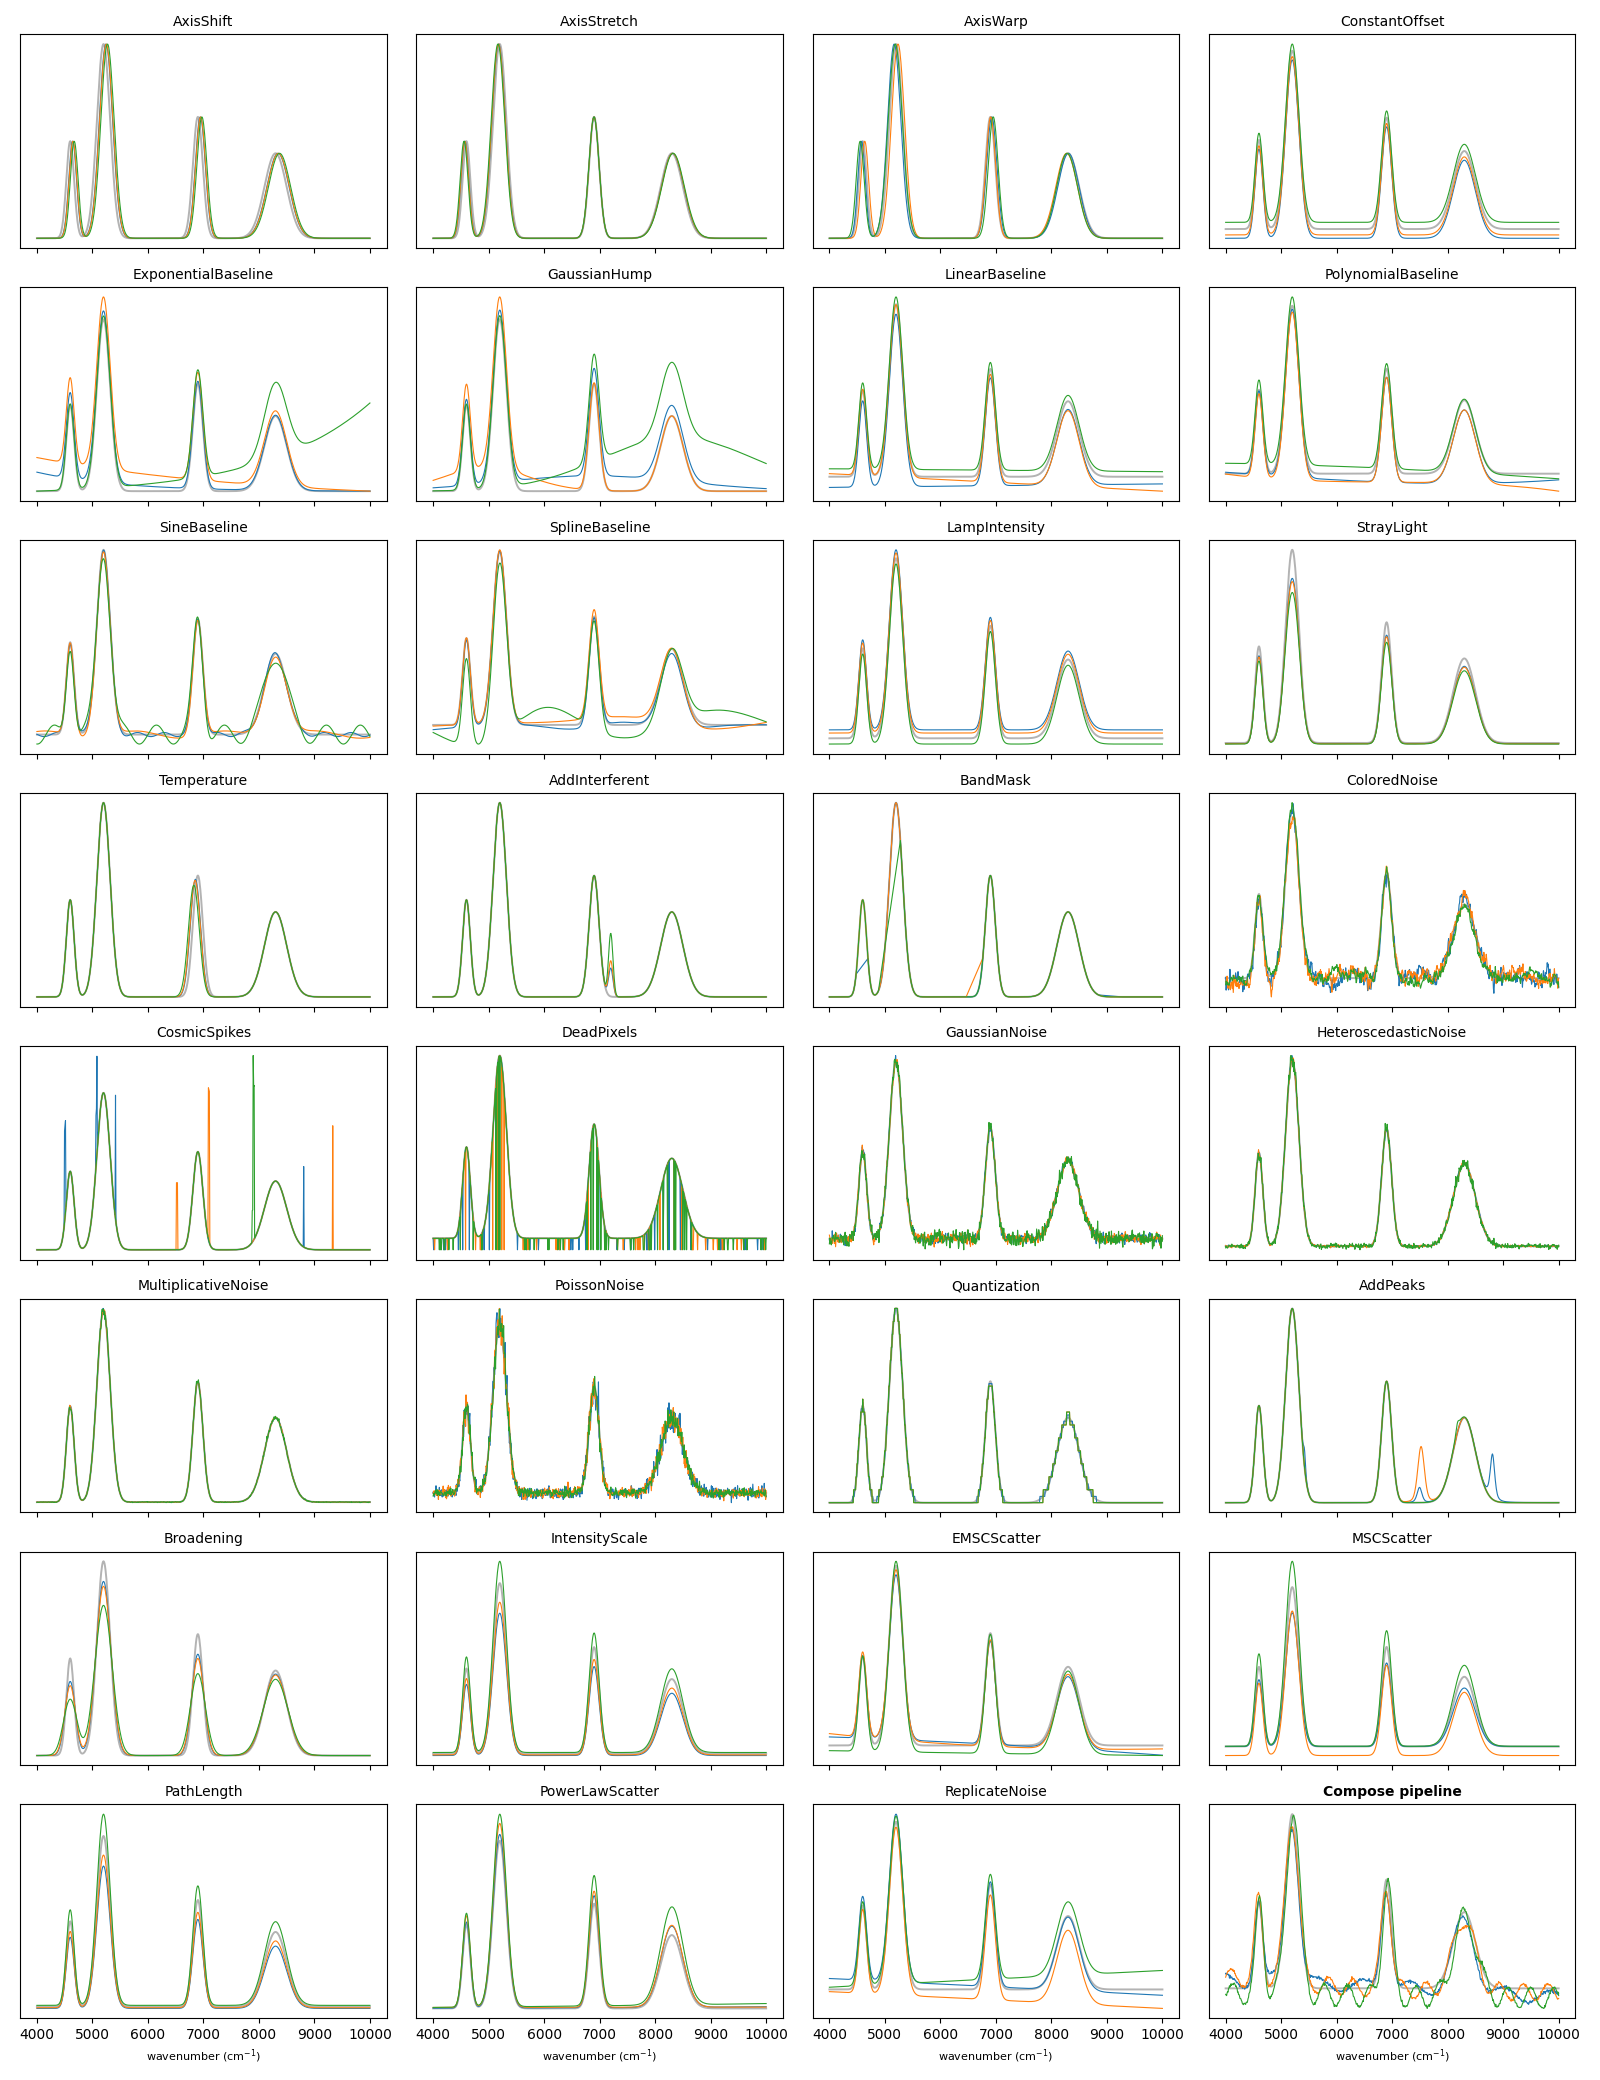

Generate this figure with Python:
"""Render one panel per registered perturbation on a synthetic NIR spectrum.

    python examples/gallery.py   ->  examples/gallery.png
"""
from pathlib import Path

import matplotlib
matplotlib.use("Agg")
import matplotlib.pyplot as plt
import numpy as np

import specperturb as sp

wn = np.linspace(4000, 10000, 700)


def band(c, w, a):
    return a * np.exp(-0.5 * ((wn - c) / w) ** 2)


x0 = band(5200, 120, 0.8) + band(6900, 90, 0.5) + band(8300, 200, 0.35) + band(4600, 70, 0.4) + 0.05
X = np.tile(x0, (3, 1))

_reps = np.vstack([x0 + 0.04 * k * (wn - wn.mean()) / np.ptp(wn) + 0.03 * np.sin(k)
                   for k in range(6)])
extra = {
    "Temperature": dict(delta_T=(5, 10), shift_per_degree=-8.0, broadening_per_degree=10.0,
                        region=(6500, 7400), taper=100),
    "StrayLight": dict(fraction=(0.05, 0.1)),
    "ReplicateNoise": dict(replicates=_reps, groups=np.repeat([0, 1, 2], 2), scale=2.0),
    "AddInterferent": dict(interferents=band(7200, 40, 1.0), coef=(0.1, 0.3)),
    "PowerLawScatter": dict(axis_unit="cm-1"),
    "AxisShift": dict(shift=(40, 80)),
    "AxisWarp": dict(amplitude=(30, 60)),
    "AxisStretch": dict(stretch=(0.01, 0.02)),
    "Broadening": dict(fwhm=(15, 30)),
    "GaussianNoise": dict(std=(0.01, 0.02)),
    "ColoredNoise": dict(std=(0.02, 0.03)),
    "DeadPixels": dict(frac=(0.05, 0.1), mode="zero"),
    "Quantization": dict(bits=(4, 5)),
    "PoissonNoise": dict(counts=(200, 500)),
}

names = sp.available()
cols = 4
rows = int(np.ceil((len(names) + 1) / cols))
fig, axes = plt.subplots(rows, cols, figsize=(4 * cols, 2.6 * rows), sharex=True)
axes = axes.ravel()

for ax, name in zip(axes, names):
    out = sp.get(name, **extra.get(name, {}))(X, x=wn, rng=3)
    ax.plot(wn, x0, color="0.7", lw=1.4)
    for row in out:
        ax.plot(wn, row, lw=0.8)
    ax.set_title(name, fontsize=10)
    ax.set_yticks([])

pipe = sp.Compose([
    sp.EMSCScatter(order=2),
    sp.RandomApply(sp.SineBaseline(), p=0.5),
    sp.AxisShift(shift=(-20, 20)),
    sp.GaussianNoise(std=0.004),
])
ax = axes[len(names)]
ax.plot(wn, x0, color="0.7", lw=1.4)
for row in pipe(X, x=wn, rng=3):
    ax.plot(wn, row, lw=0.8)
ax.set_title("Compose pipeline", fontsize=10, fontweight="bold")
ax.set_yticks([])

for ax in axes[len(names) + 1:]:
    ax.axis("off")
for ax in axes[-cols:]:
    ax.set_xlabel("wavenumber (cm$^{-1}$)", fontsize=8)

fig.tight_layout()
out_path = Path(__file__).with_name("gallery.png")
fig.savefig(out_path, dpi=100)
print("wrote", out_path)
